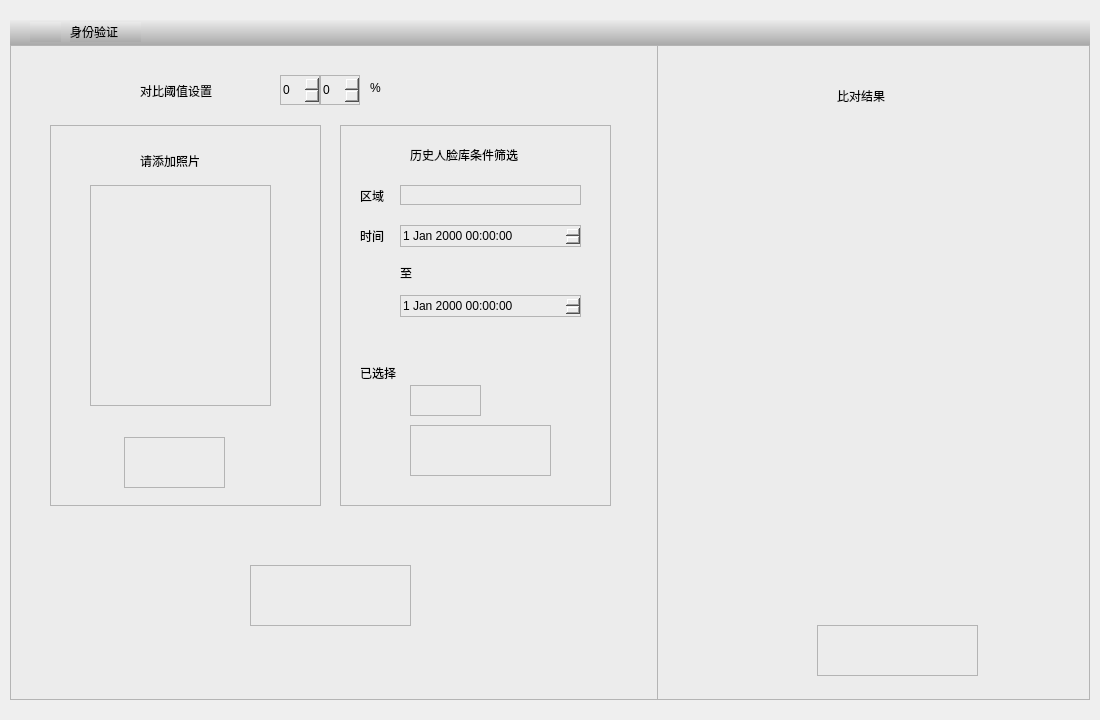
<?xml version="1.0" encoding="UTF-8"?>
<ui version="4.0">
 <class>FaceHistoryCompare</class>
 <widget class="QWidget" name="FaceHistoryCompare">
  <property name="geometry">
   <rect>
    <x>0</x>
    <y>0</y>
    <width>1100</width>
    <height>720</height>
   </rect>
  </property>
  <property name="windowTitle">
   <string>Form</string>
  </property>
  <layout class="QVBoxLayout" name="verticalLayout">
   <property name="spacing">
    <number>0</number>
   </property>
   <property name="leftMargin">
    <number>10</number>
   </property>
   <property name="topMargin">
    <number>20</number>
   </property>
   <property name="rightMargin">
    <number>10</number>
   </property>
   <property name="bottomMargin">
    <number>20</number>
   </property>
   <item>
    <widget class="QWidget" name="widget" native="true">
     <layout class="QVBoxLayout" name="verticalLayout_2" stretch="3,2">
      <property name="spacing">
       <number>0</number>
      </property>
      <property name="leftMargin">
       <number>0</number>
      </property>
      <property name="topMargin">
       <number>0</number>
      </property>
      <property name="rightMargin">
       <number>0</number>
      </property>
      <property name="bottomMargin">
       <number>0</number>
      </property>
      <item>
       <widget class="QWidget" name="widget_3" native="true">
        <property name="minimumSize">
         <size>
          <width>0</width>
          <height>25</height>
         </size>
        </property>
        <property name="maximumSize">
         <size>
          <width>16777215</width>
          <height>25</height>
         </size>
        </property>
        <property name="styleSheet">
         <string notr="true">border-radius:0px;
background-color: qlineargradient(spread:pad, x1:0, y1:0, x2:0, y2:1, stop:0 rgba(235, 235, 235, 255), stop:1 rgba(170, 170, 170, 255));</string>
        </property>
        <widget class="QLabel" name="label">
         <property name="geometry">
          <rect>
           <x>20</x>
           <y>2</y>
           <width>31</width>
           <height>20</height>
          </rect>
         </property>
         <property name="styleSheet">
          <string notr="true">border:none</string>
         </property>
         <property name="text">
          <string/>
         </property>
         <property name="pixmap">
          <pixmap resource="../Resouce.qrc">:/images/身份验证.png</pixmap>
         </property>
        </widget>
        <widget class="QLabel" name="label_2">
         <property name="geometry">
          <rect>
           <x>60</x>
           <y>2</y>
           <width>71</width>
           <height>20</height>
          </rect>
         </property>
         <property name="styleSheet">
          <string notr="true">border:none;
font: 11pt &quot;黑体&quot;;</string>
         </property>
         <property name="text">
          <string>身份验证</string>
         </property>
        </widget>
       </widget>
      </item>
      <item>
       <widget class="QWidget" name="widget_2" native="true">
        <property name="styleSheet">
         <string notr="true">border:1px solid rgb(180,180,180);
border-radius:0px;
background-color:rgb(236,236,236)</string>
        </property>
        <widget class="QWidget" name="widget_4" native="true">
         <property name="geometry">
          <rect>
           <x>0</x>
           <y>0</y>
           <width>648</width>
           <height>655</height>
          </rect>
         </property>
         <widget class="QWidget" name="widget_6" native="true">
          <property name="geometry">
           <rect>
            <x>40</x>
            <y>80</y>
            <width>271</width>
            <height>381</height>
           </rect>
          </property>
          <widget class="QLabel" name="label_3">
           <property name="geometry">
            <rect>
             <x>90</x>
             <y>26</y>
             <width>91</width>
             <height>20</height>
            </rect>
           </property>
           <property name="styleSheet">
            <string notr="true">border:none;
font: 11pt &quot;黑体&quot;;</string>
           </property>
           <property name="text">
            <string>请添加照片</string>
           </property>
          </widget>
          <widget class="QLabel" name="m_laelImage">
           <property name="geometry">
            <rect>
             <x>40</x>
             <y>60</y>
             <width>181</width>
             <height>221</height>
            </rect>
           </property>
           <property name="text">
            <string/>
           </property>
           <property name="scaledContents">
            <bool>true</bool>
           </property>
          </widget>
          <widget class="QPushButton" name="m_btnSelectImage">
           <property name="geometry">
            <rect>
             <x>74</x>
             <y>312</y>
             <width>101</width>
             <height>51</height>
            </rect>
           </property>
           <property name="styleSheet">
            <string notr="true">border-image: url(:/images/选择照片-01.png);</string>
           </property>
           <property name="text">
            <string/>
           </property>
          </widget>
         </widget>
         <widget class="QWidget" name="widget_7" native="true">
          <property name="geometry">
           <rect>
            <x>330</x>
            <y>80</y>
            <width>271</width>
            <height>381</height>
           </rect>
          </property>
          <widget class="QLabel" name="label_5">
           <property name="geometry">
            <rect>
             <x>70</x>
             <y>20</y>
             <width>151</width>
             <height>20</height>
            </rect>
           </property>
           <property name="styleSheet">
            <string notr="true">border:none;
font: 11pt &quot;黑体&quot;;</string>
           </property>
           <property name="text">
            <string>历史人脸库条件筛选</string>
           </property>
          </widget>
          <widget class="QLineEdit" name="m_editArea">
           <property name="geometry">
            <rect>
             <x>60</x>
             <y>60</y>
             <width>181</width>
             <height>20</height>
            </rect>
           </property>
          </widget>
          <widget class="QLabel" name="label_6">
           <property name="geometry">
            <rect>
             <x>60</x>
             <y>140</y>
             <width>21</width>
             <height>16</height>
            </rect>
           </property>
           <property name="styleSheet">
            <string notr="true">border:none;
font: 10pt &quot;黑体&quot;;</string>
           </property>
           <property name="text">
            <string>至</string>
           </property>
          </widget>
          <widget class="QLabel" name="label_24">
           <property name="geometry">
            <rect>
             <x>20</x>
             <y>60</y>
             <width>31</width>
             <height>21</height>
            </rect>
           </property>
           <property name="styleSheet">
            <string notr="true">border:none;
font: 10pt &quot;黑体&quot;;</string>
           </property>
           <property name="text">
            <string>区域</string>
           </property>
          </widget>
          <widget class="QLabel" name="label_25">
           <property name="geometry">
            <rect>
             <x>20</x>
             <y>100</y>
             <width>31</width>
             <height>21</height>
            </rect>
           </property>
           <property name="styleSheet">
            <string notr="true">border:none;
font: 10pt &quot;黑体&quot;;</string>
           </property>
           <property name="text">
            <string>时间</string>
           </property>
          </widget>
          <widget class="QDateTimeEdit" name="m_dtBeginTime">
           <property name="geometry">
            <rect>
             <x>60</x>
             <y>100</y>
             <width>181</width>
             <height>22</height>
            </rect>
           </property>
          </widget>
          <widget class="QDateTimeEdit" name="m_dtEndTime">
           <property name="geometry">
            <rect>
             <x>60</x>
             <y>170</y>
             <width>181</width>
             <height>22</height>
            </rect>
           </property>
          </widget>
          <widget class="QLabel" name="label_7">
           <property name="geometry">
            <rect>
             <x>20</x>
             <y>240</y>
             <width>41</width>
             <height>16</height>
            </rect>
           </property>
           <property name="styleSheet">
            <string notr="true">border:none;
font: 10pt &quot;黑体&quot;;</string>
           </property>
           <property name="text">
            <string>已选择</string>
           </property>
          </widget>
          <widget class="QWidget" name="widget_8" native="true">
           <property name="geometry">
            <rect>
             <x>70</x>
             <y>260</y>
             <width>71</width>
             <height>31</height>
            </rect>
           </property>
          </widget>
          <widget class="QWidget" name="widget_9" native="true">
           <property name="geometry">
            <rect>
             <x>70</x>
             <y>300</y>
             <width>141</width>
             <height>51</height>
            </rect>
           </property>
          </widget>
         </widget>
         <widget class="QPushButton" name="m_btnBeginCompare">
          <property name="geometry">
           <rect>
            <x>240</x>
            <y>520</y>
            <width>161</width>
            <height>61</height>
           </rect>
          </property>
          <property name="styleSheet">
           <string notr="true">border-image: url(:/images/btnBeginCompare-01.png);</string>
          </property>
          <property name="text">
           <string/>
          </property>
         </widget>
         <widget class="QLabel" name="label_22">
          <property name="geometry">
           <rect>
            <x>130</x>
            <y>30</y>
            <width>131</width>
            <height>31</height>
           </rect>
          </property>
          <property name="styleSheet">
           <string notr="true">border:none;
font: 14pt &quot;黑体&quot;;</string>
          </property>
          <property name="text">
           <string>对比阈值设置</string>
          </property>
         </widget>
         <widget class="QLabel" name="label_23">
          <property name="geometry">
           <rect>
            <x>360</x>
            <y>22</y>
            <width>54</width>
            <height>41</height>
           </rect>
          </property>
          <property name="styleSheet">
           <string notr="true">border:none;
font: 18pt &quot;黑体&quot;;</string>
          </property>
          <property name="text">
           <string>%</string>
          </property>
         </widget>
         <widget class="QSpinBox" name="m_spinValue1">
          <property name="geometry">
           <rect>
            <x>270</x>
            <y>30</y>
            <width>40</width>
            <height>30</height>
           </rect>
          </property>
         </widget>
         <widget class="QSpinBox" name="m_spinValue2">
          <property name="geometry">
           <rect>
            <x>310</x>
            <y>30</y>
            <width>40</width>
            <height>30</height>
           </rect>
          </property>
         </widget>
        </widget>
        <widget class="QWidget" name="widget_5" native="true">
         <property name="geometry">
          <rect>
           <x>647</x>
           <y>0</y>
           <width>433</width>
           <height>655</height>
          </rect>
         </property>
         <widget class="QLabel" name="label_13">
          <property name="geometry">
           <rect>
            <x>180</x>
            <y>40</y>
            <width>81</width>
            <height>21</height>
           </rect>
          </property>
          <property name="styleSheet">
           <string notr="true">border:none;
font: 13pt &quot;黑体&quot;;</string>
          </property>
          <property name="text">
           <string>比对结果</string>
          </property>
         </widget>
         <widget class="QPushButton" name="m_btnRunTrack">
          <property name="geometry">
           <rect>
            <x>160</x>
            <y>580</y>
            <width>161</width>
            <height>51</height>
           </rect>
          </property>
          <property name="styleSheet">
           <string notr="true">border-image: url(:/images/生成行动轨迹图-01.png);</string>
          </property>
          <property name="text">
           <string/>
          </property>
         </widget>
         <widget class="QTableWidget" name="m_tableCompareResult">
          <property name="geometry">
           <rect>
            <x>1</x>
            <y>81</y>
            <width>431</width>
            <height>481</height>
           </rect>
          </property>
          <property name="styleSheet">
           <string notr="true">border:none</string>
          </property>
         </widget>
        </widget>
       </widget>
      </item>
     </layout>
    </widget>
   </item>
  </layout>
 </widget>
 <resources>
  <include location="../Resouce.qrc"/>
 </resources>
 <connections/>
</ui>
